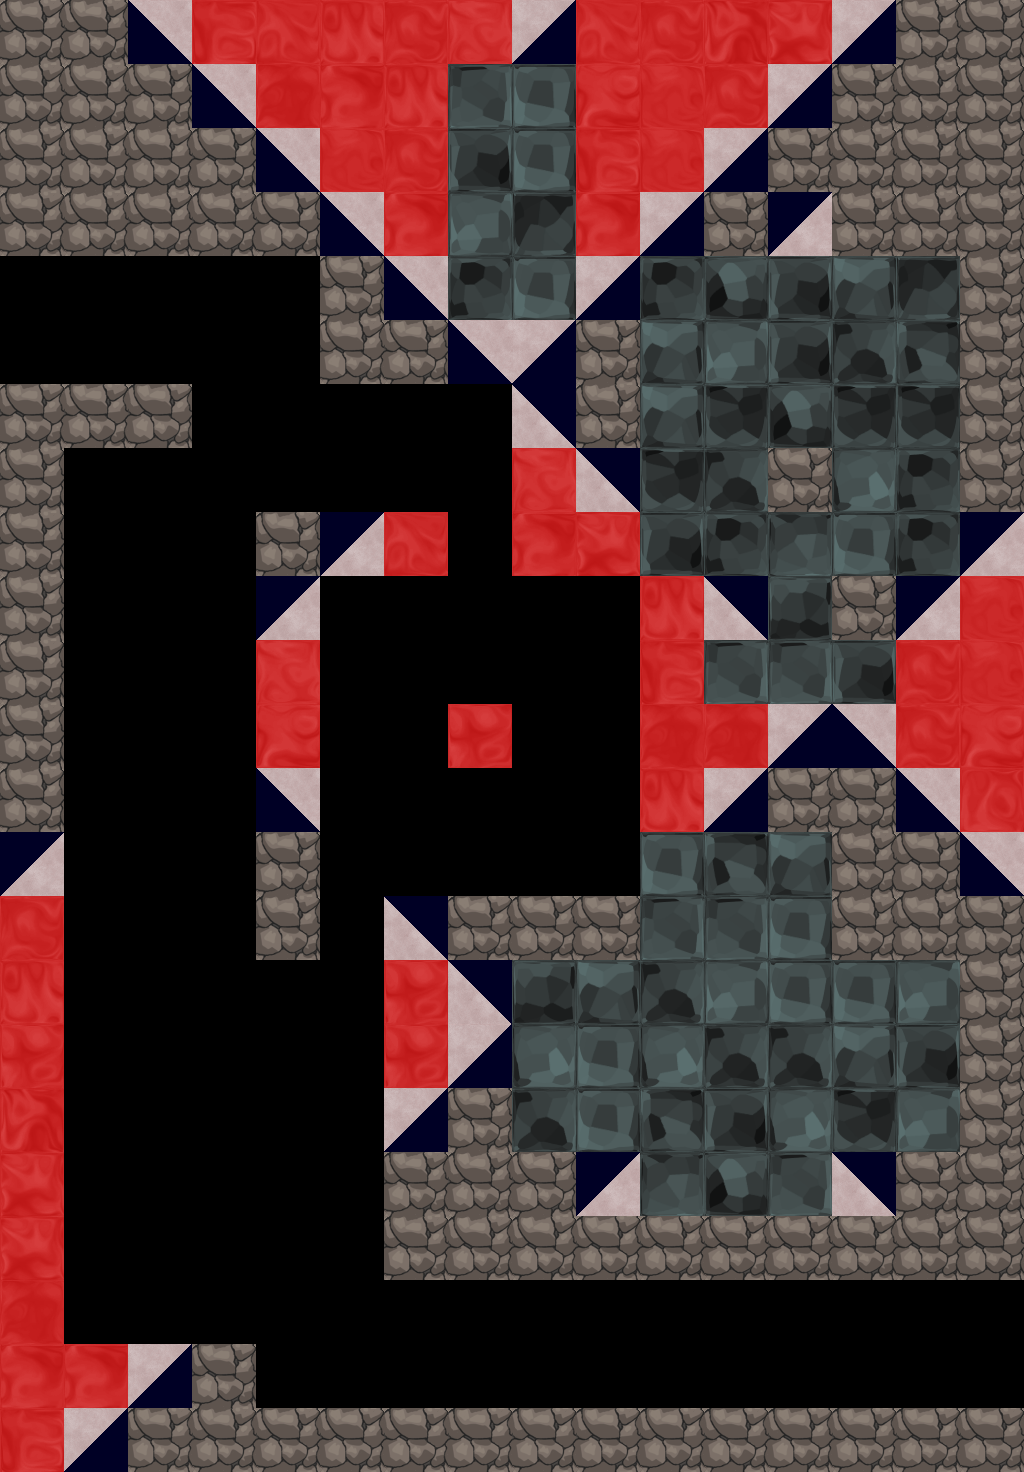

A level layout from a 2D game, rendered from its tile map. Below: a short description, then the map file with its tile-grid data intact:
An orthogonal 16x23 tile map with 64x64 px tiles, 1 tile layer (tile), 1 hidden layer not drawn, 5 tilesets and 10 objects (3x Spring, 3x ShooterBlack, 2x Exit, DoorBlack, ShooterRed).

<map version="1.0" orientation="orthogonal" width="16" height="23" tilewidth="64" tileheight="64">
 <properties>
  <property name="bg" value="bg3" />
  <property name="bgParallaxX" value=".6" />
  <property name="bgParallaxY" value=".6" />
 </properties>
 <tileset firstgid="1" source="tiles/black_tiles.tsx" />
 <tileset firstgid="50" source="tiles/glass_tiles.tsx" />
 <tileset firstgid="99" source="tiles/black_indestructable.tsx" />
 <tileset firstgid="149" source="tiles/red_tiles.tsx" />
 <tileset firstgid="198" source="tiles/red_black_tiles.tsx" />
 <layer name="backTile" width="16" height="23" visible="0">
  <data encoding="csv">
0,0,0,0,0,0,0,0,0,0,0,0,0,0,0,0,
0,0,0,0,0,0,0,0,0,0,0,0,0,0,0,0,
0,0,0,0,0,0,0,0,0,0,0,0,0,0,0,0,
0,0,0,0,0,0,0,0,0,0,0,0,0,0,0,0,
0,0,0,0,0,0,0,0,0,0,0,0,0,0,0,0,
0,0,0,0,0,0,0,0,0,0,0,0,0,0,0,0,
0,0,0,0,0,0,0,0,0,0,0,0,0,0,0,0,
0,0,0,0,0,0,0,0,0,0,0,0,0,0,0,0,
0,0,0,0,0,0,0,0,0,0,0,0,0,0,0,0,
0,0,0,0,0,0,0,0,0,0,0,0,0,0,0,0,
0,0,0,0,0,0,0,0,0,0,0,0,0,0,0,0,
0,0,0,0,0,0,0,0,0,0,0,0,0,0,0,0,
0,0,0,0,0,0,0,0,0,0,0,0,0,0,0,0,
0,0,0,0,0,0,0,0,0,0,0,0,0,0,0,0,
0,0,0,0,0,0,0,0,0,0,0,0,0,0,0,0,
0,0,0,0,0,0,0,0,0,0,0,0,0,0,0,0,
0,0,0,0,0,0,0,0,0,0,0,0,0,0,0,0,
0,0,0,0,0,0,0,0,0,0,0,0,0,0,0,0,
0,0,0,0,0,0,0,0,0,0,0,0,0,0,0,0,
0,0,0,0,0,0,0,0,0,0,0,0,0,0,0,0,
0,0,0,0,0,0,0,0,0,0,0,0,0,0,0,0,
0,0,0,0,0,0,0,0,0,0,0,0,0,0,0,0,
0,0,0,0,0,0,0,0,0,0,0,0,0,0,0,0
</data>
 </layer>
 <objectgroup name="obj" width="16" height="23">
  <object type="DoorBlack" x="768" y="1280" width="64" height="128" />
  <object type="Spring" x="128" y="768" width="128" height="64" />
  <object type="Spring" x="64" y="1024" width="128" height="64" />
  <object type="ShooterRed" x="509" y="64">
   <polyline points="0,0 -60,124" />
  </object>
  <object type="ShooterBlack" x="812" y="256">
   <polyline points="0,0 146,182" />
  </object>
  <object type="ShooterBlack" x="838" y="704">
   <polyline points="0,0 -37,-189" />
  </object>
  <object type="Spring" x="128" y="1280" width="128" height="64" />
  <object type="ShooterBlack" x="640" y="1184">
   <polyline points="0,0 128,-128" />
  </object>
 </objectgroup>
 <layer name="tile" width="16" height="23">
  <data encoding="csv">
28,5,200,150,162,152,169,183,199,162,169,149,151,199,6,1,
42,3,2,200,154,197,152,56,50,190,155,169,199,1,2,7,
28,7,1,1,200,155,169,51,50,150,155,199,35,4,1,6,
2,7,2,14,28,200,197,63,60,197,199,28,201,3,6,6,
0,0,0,0,0,3,200,54,50,199,54,52,51,57,60,14,
0,0,0,0,0,3,6,200,199,2,57,63,51,61,58,21,
1,2,35,0,0,0,0,0,198,14,57,59,52,59,59,6,
3,0,0,0,0,0,0,0,183,198,59,61,35,62,54,21,
28,0,0,0,4,201,162,0,197,151,51,54,55,50,54,201,
5,0,0,0,201,0,0,0,0,0,152,198,53,3,201,155,
21,0,0,0,183,0,0,0,0,0,150,56,56,51,169,155,
6,0,0,0,190,0,0,153,0,0,154,154,199,200,169,190,
7,0,0,0,200,0,0,0,0,0,152,199,49,49,200,176,
201,0,0,0,6,0,0,0,0,0,50,58,57,2,14,200,
169,0,0,0,6,0,198,4,49,49,56,56,50,49,6,42,
152,0,0,0,0,0,153,198,53,57,61,63,50,50,63,2,
153,0,0,0,0,0,153,199,62,50,62,61,61,57,51,28,
149,0,0,0,0,0,199,42,61,50,58,51,62,59,63,42,
151,0,0,0,0,0,5,42,5,201,55,52,56,198,21,42,
151,0,0,0,0,0,21,21,7,5,3,49,1,4,35,21,
154,0,0,0,0,0,0,0,0,0,0,0,0,0,0,0,
197,197,199,7,0,0,0,0,0,0,0,0,0,0,0,0,
150,199,5,1,1,28,6,6,6,5,6,6,5,35,21,1
</data>
 </layer>
 <objectgroup name="front" width="16" height="23">
  <object type="Exit" x="960" y="1280" width="64" height="128">
   <properties>
    <property name="mapTo" value="portalEyebots" />
   </properties>
  </object>
  <object type="Exit" x="0" y="256" width="64" height="128">
   <properties>
    <property name="mapTo" value="platforming2" />
   </properties>
  </object>
 </objectgroup>
</map>